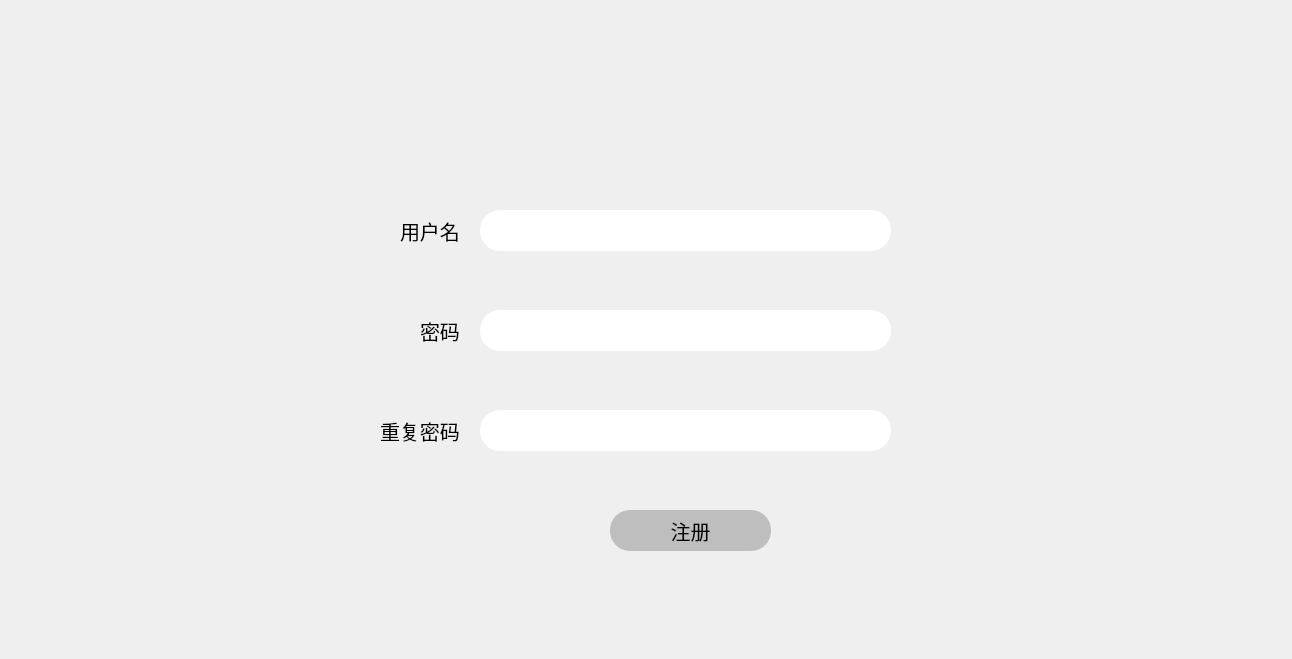
<?xml version="1.0" encoding="UTF-8"?>
<ui version="4.0">
 <class>addUser</class>
 <widget class="QWidget" name="addUser">
  <property name="geometry">
   <rect>
    <x>0</x>
    <y>0</y>
    <width>1292</width>
    <height>659</height>
   </rect>
  </property>
  <property name="windowTitle">
   <string>Form</string>
  </property>
  <property name="styleSheet">
   <string notr="true">font-size:20px;</string>
  </property>
  <widget class="QLabel" name="label">
   <property name="geometry">
    <rect>
     <x>400</x>
     <y>210</y>
     <width>61</width>
     <height>41</height>
    </rect>
   </property>
   <property name="text">
    <string>用户名</string>
   </property>
  </widget>
  <widget class="QLabel" name="label_2">
   <property name="geometry">
    <rect>
     <x>420</x>
     <y>310</y>
     <width>51</width>
     <height>41</height>
    </rect>
   </property>
   <property name="text">
    <string>密码</string>
   </property>
  </widget>
  <widget class="QLabel" name="label_3">
   <property name="geometry">
    <rect>
     <x>380</x>
     <y>410</y>
     <width>91</width>
     <height>41</height>
    </rect>
   </property>
   <property name="text">
    <string>重复密码</string>
   </property>
  </widget>
  <widget class="QLineEdit" name="username">
   <property name="geometry">
    <rect>
     <x>480</x>
     <y>210</y>
     <width>411</width>
     <height>41</height>
    </rect>
   </property>
   <property name="styleSheet">
    <string notr="true">border-radius:20px;
padding-left:20px;</string>
   </property>
  </widget>
  <widget class="QLineEdit" name="pwdinagain">
   <property name="geometry">
    <rect>
     <x>480</x>
     <y>410</y>
     <width>411</width>
     <height>41</height>
    </rect>
   </property>
   <property name="styleSheet">
    <string notr="true">border-radius:20px;
padding-left:20px;</string>
   </property>
  </widget>
  <widget class="QLineEdit" name="pwdin">
   <property name="geometry">
    <rect>
     <x>480</x>
     <y>310</y>
     <width>411</width>
     <height>41</height>
    </rect>
   </property>
   <property name="styleSheet">
    <string notr="true">border-radius:20px;
padding-left:20px;</string>
   </property>
  </widget>
  <widget class="QPushButton" name="ok_in">
   <property name="geometry">
    <rect>
     <x>610</x>
     <y>510</y>
     <width>161</width>
     <height>41</height>
    </rect>
   </property>
   <property name="styleSheet">
    <string notr="true">border-radius:20px;
background-color: rgb(190, 190, 190);

</string>
   </property>
   <property name="text">
    <string>注册</string>
   </property>
  </widget>
  <widget class="QLabel" name="userlabel">
   <property name="geometry">
    <rect>
     <x>480</x>
     <y>260</y>
     <width>411</width>
     <height>31</height>
    </rect>
   </property>
   <property name="text">
    <string/>
   </property>
  </widget>
  <widget class="QLabel" name="pwdagain">
   <property name="geometry">
    <rect>
     <x>480</x>
     <y>460</y>
     <width>411</width>
     <height>41</height>
    </rect>
   </property>
   <property name="text">
    <string/>
   </property>
  </widget>
 </widget>
 <resources/>
 <connections/>
</ui>
